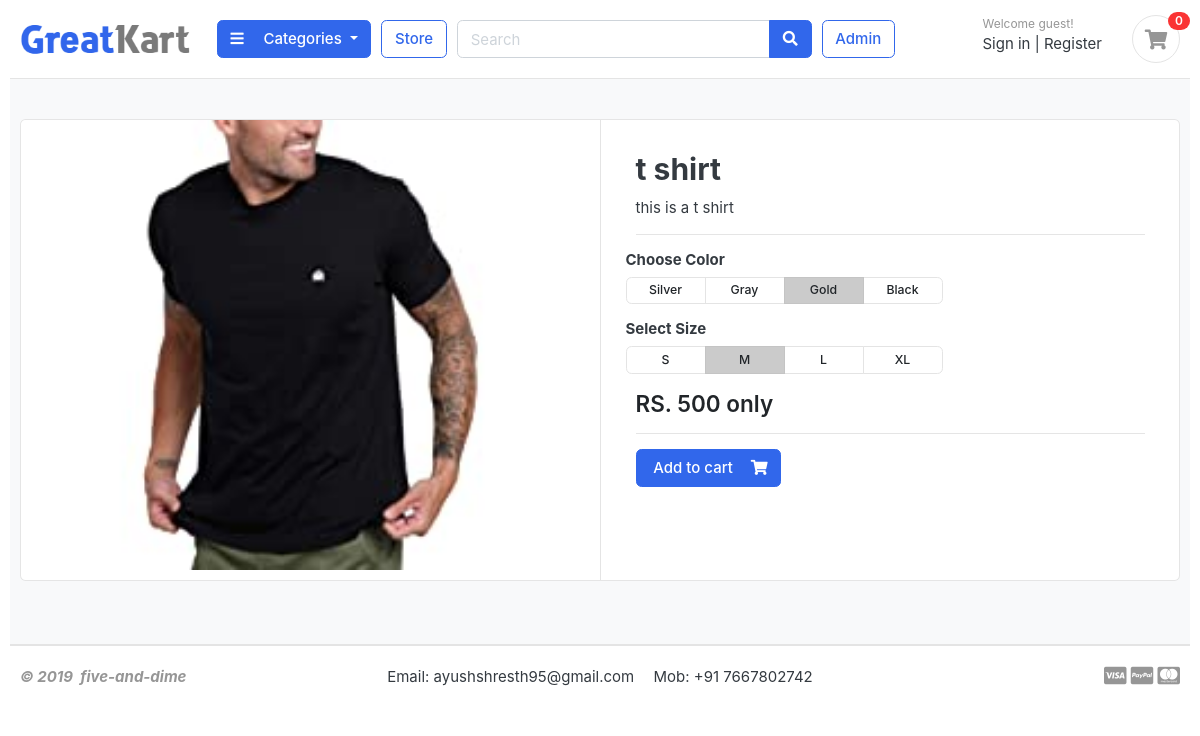
Screenshot of /store/category/cloths/t-shirt/ with the database file from the repository.
### store/models.py (models this page shows, shortened)
class Products(models.Model):
    product_name = models.CharField(max_length=100, unique=True)
    slug = models.SlugField(max_length=100, unique=True)
    description = models.TextField(max_length=300, blank=True)
    price = models.IntegerField()
    image = models.ImageField(upload_to="photos/product")
    stock = models.IntegerField()
    available = models.BooleanField(default=True)
    categories = models.ForeignKey(Categories, on_delete=models.CASCADE)
    created_date = models.DateTimeField(auto_now_add=True)
    modified_date = models.DateTimeField(auto_now=True)
    class Meta:
        verbose_name = "Products"
        verbose_name_plural = "Products"

### store/views.py (the view)
def product_detail(request, categories_slug, product_slug):
    try:
        single_product = Products.objects.get(categories__slug=categories_slug,
                                          slug=product_slug)
        print("hello")
    except Exception as exceptions:
        raise exceptions
    param1 = {"single_product": single_product}
    return render(request, 'product.html', param1)

### categories/context_processors.py (called while the page is built)
def menu_links(request):
    link = Categories.objects.all()
    return dict(links=link)

### categories/models.py (called while the page is built)
    def get_url(self):
        return(reverse('product_by_categories', args=[self.slug] ))

### templates/product.html (shortened to what this page needs)
{% extends 'base.html' %} {% load static %} {% block content %}
<section class="section-content padding-y bg">
  <div class="container">
    <div class="card">
      <div class="row no-gutters">
        <aside class="col-md-6">
          <article class="gallery-wrap">
            <div class="img-big-wrap">
              <a href="#"><img src="{{single_product.image.url}}" /></a>
            </div>
          </article>
        </aside>
        <main class="col-md-6 border-left">
          <article class="content-body">
            <h2 class="title">{{single_product.product_name}}</h2>
            <p>{{single_product.description}}</p>
            <hr />
            <div class="row">
              <div class="item-option-select">
                <h6>Choose Color</h6>
                <div
                  class="btn-group btn-group-sm btn-group-toggle"
                  data-toggle="buttons"
                >
                  <label class="btn btn-light">
                    <input type="radio" name="radio_color" /> Silver
                  </label>
                  <label class="btn btn-light">
                    <input type="radio" name="radio_color" /> Gray
                  </label>
                  <label class="btn btn-light active">
                    <input type="radio" name="radio_color checked" /> Gold
                  </label>
                  <label class="btn btn-light">
                    <input type="radio" name="radio_color" /> Black
                  </label>
                </div>
              </div>
            </div>
            <div class="row">
              <div class="item-option-select">
                <h6>Select Size</h6>
                <div
                  class="btn-group btn-group-sm btn-group-toggle"
                  data-toggle="buttons"
                >
                  <label class="btn btn-light">
                    <input type="radio" name="radio_color" /> S
                  </label>
                  <label class="btn btn-light active">
                    <input type="radio" name="radio_color" checked /> M
                  </label>
                  <label class="btn btn-light">
                    <input type="radio" name="radio_color" /> L
                  </label>
                  <label class="btn btn-light">
                    <input type="radio" name="radio_color" /> XL
                  </label>
                </div>
              </div>
            </div>
            <div class="mb-3">
              <var class="price h4">RS. {{single_product.price}} only</var>
            </div>
            <hr />
            {% if single_product.stock <= 0 %}
            <h2 class="text-center"><b> Out Of Stock </b></h2>
            {% else %}
            <a href="{% url 'add_cart' single_product.id %}" class="btn btn-primary">
              <span class="text">&nbsp;Add to cart&nbsp;</span>
              <i class="fas fa-shopping-cart"></i>
            </a>
            {% endif %}
          </article>
        </main>
      </div>
    </div>
    <br />
  </div>
</section>
{% endblock content %}

### static/css/ui.css (style rules this page uses)
html { font-family: "Inter", sans-serif; font-size: 15px; }
.content-body { flex: 1 1 auto; padding: 2rem 2.3rem; }
.padding-y { padding-top: 40px; padding-bottom: 40px; }
var { font-style: normal; }
article:after, .form-group:after { display: block; clear: both; content: ""; }
.bg { background-color: #f8f9fa; }
.btn-light { background-color: #fff; border-color: #e4e4e4; }
.btn .text + i { margin-left: 10px; }
.price { font-weight: 600; color: #212529; }
.gallery-wrap .img-big-wrap { margin-bottom: 10px; border-radius: 0.37rem; overflow: hidden; background-color: #fff; }
.gallery-wrap .img-big-wrap a { text-align: center; display: block; }
.gallery-wrap .img-big-wrap img { height: 450px; width: auto; display: inline-block; }
.item-option-select { margin-bottom: 1rem; display: inline-block; margin-right: 15px; }
.item-option-select .btn { min-width: 80px; }

### rows the page displays
Products: image (picture), product_name "t shirt", description "this is a t shirt", price "500"
